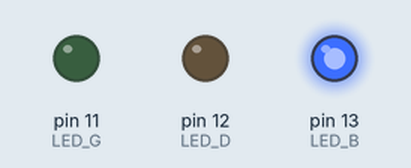
Simulated run of this sketch. Board: Arduino Uno, built with avr-gcc and run on an emulated ATmega328P. Parts: output pins drawn as LEDs (lit = HIGH).

Above: at 0.7 s.
At 6.7 s:
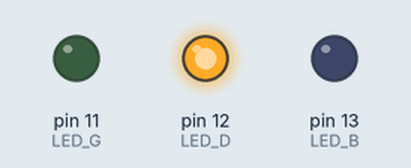
At 11.7 s:
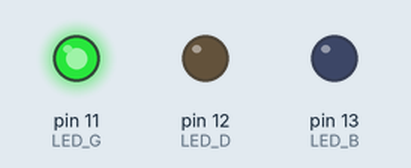
At 16.2 s:
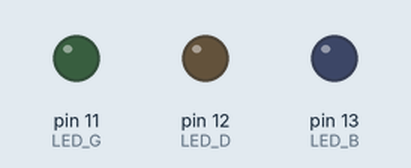
Timing chart, 0 to 22.1 s (numbered marks = the images above):
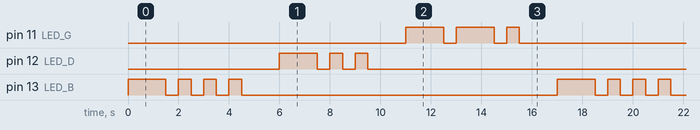

The sketch:

LW_6.ino
```cpp
#define LED_B 13
#define LED_D 12
#define LED_G 11
void setup()
{
  pinMode(LED_B,OUTPUT);
  pinMode(LED_D,OUTPUT);
  pinMode(LED_G,OUTPUT);
}
void loop()
{
  Bezpalko();
  LED_Dmitrenko ( );
  LED_Golovko ( );
}
void Bezpalko()
{
  digitalWrite(LED_B,HIGH);
  delay(1500);
  digitalWrite(LED_B,LOW);

  delay(500);
   digitalWrite(LED_B,HIGH);
  delay(500);
  digitalWrite(LED_B,LOW);

  delay(500);
   digitalWrite(LED_B,HIGH);
  delay(500);
  digitalWrite(LED_B,LOW);
  delay(500);

  digitalWrite(LED_B,HIGH);
  delay(500);
  digitalWrite(LED_B,LOW);
  delay(1500);
}

void LED_Dmitrenko ( )
{
  digitalWrite(LED_D, HIGH);
  delay(1500);
  digitalWrite(LED_D, LOW);

  delay(500);

  digitalWrite(LED_D, HIGH);
  delay(500);
  digitalWrite(LED_D, LOW);

  delay(500);

  digitalWrite(LED_D, HIGH);
  delay(500);
  digitalWrite(LED_D, LOW);

  delay(1500);
}
void LED_Golovko ( )  {
  digitalWrite(LED_G, HIGH);
  delay (1500);
  digitalWrite(LED_G, LOW);
  delay (500);
  digitalWrite(LED_G, HIGH);
  delay (1500);
  digitalWrite(LED_G, LOW);
  delay (500);
  digitalWrite(LED_G, HIGH);
  delay (500);
  digitalWrite(LED_G, LOW);
  delay (1500);
}
```

Measured:
- by itself, pin 11 (LED_G): repeats every 17.0 s: LOW 0.50 s, HIGH 1.5 s, LOW 0.50 s, HIGH 0.50 s, LOW 12.5 s, HIGH 1.5 s
- by itself, pin 12 (LED_D): repeats every 17.0 s: 2 × (LOW 0.50 s, HIGH 0.50 s), LOW 13.5 s, HIGH 1.5 s
- by itself, pin 13 (LED_B): repeats every 17.0 s: 3 × (LOW 0.50 s, HIGH 0.50 s), LOW 12.5 s, HIGH 1.5 s
